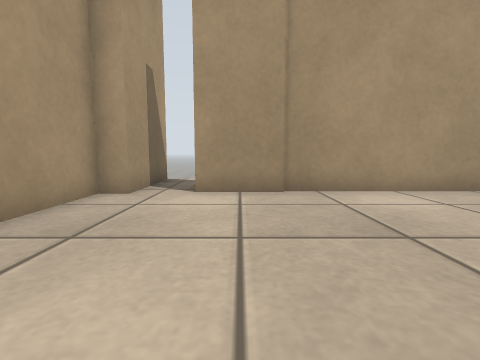
View 1 (above)

22 first-person views from a walk through a Gazebo world. The camera is 0.5 m above the floor, tilts 6° down and sees 85° across. Floor lines are 1 m apart. The floor is counted in squares, 0.5 m on a side. Each view is taken from the middle of a square. On the plan, view 1 faces up. The plan holds only what a view shows up to about 11 squares ahead; the rest is blank. The place goes on beyond the plan.

View 2
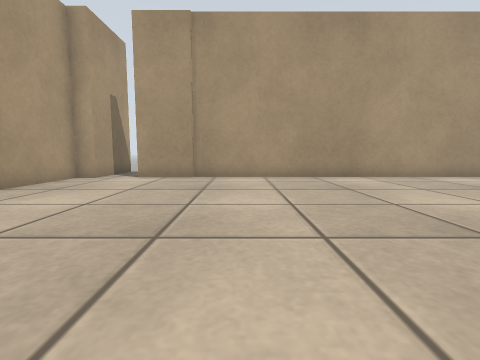

View 3
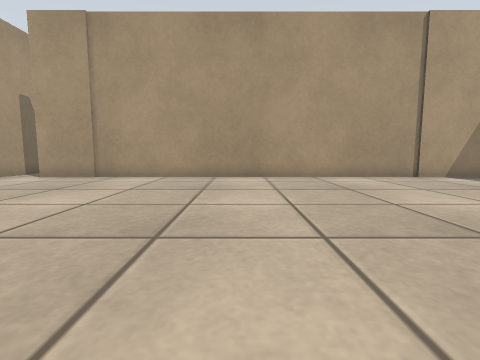

View 4
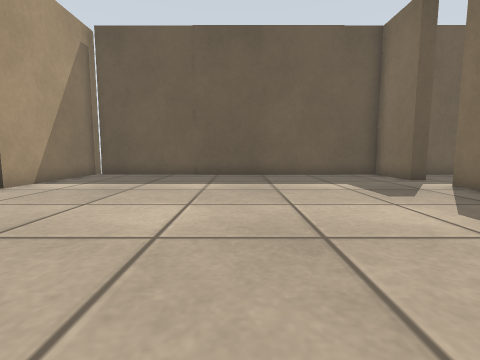

View 5
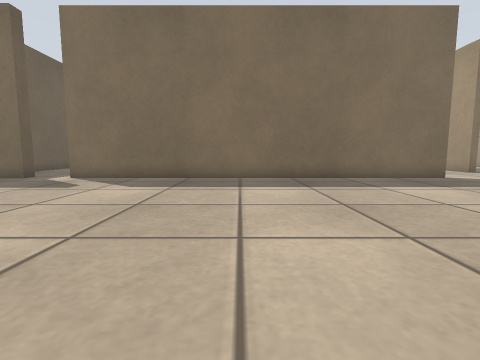

View 6
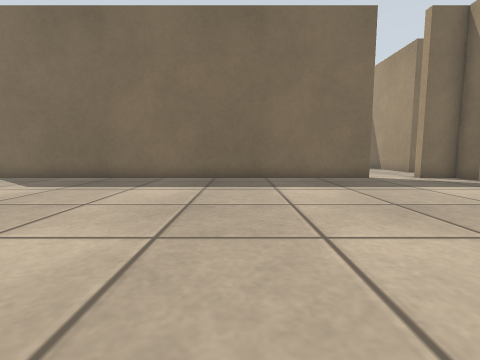

View 7
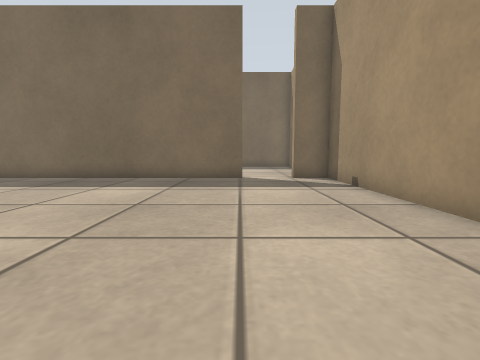

View 8
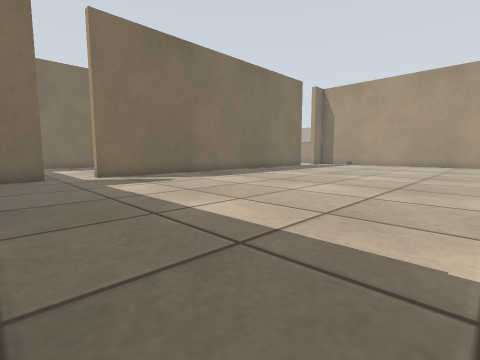

View 9
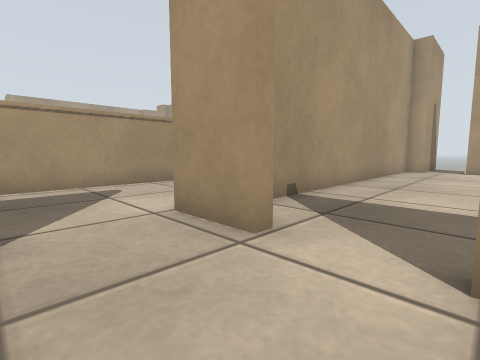

View 10
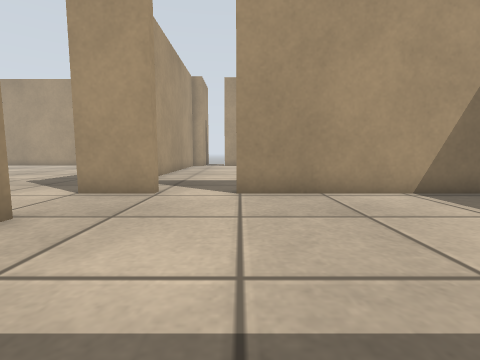

View 11
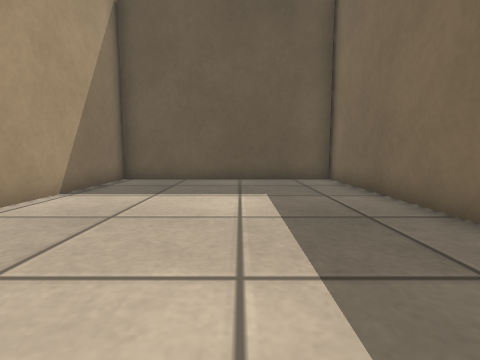

View 12
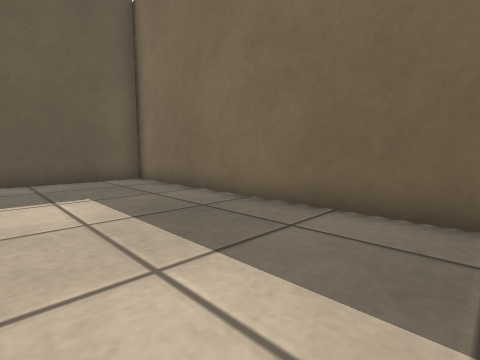

View 13
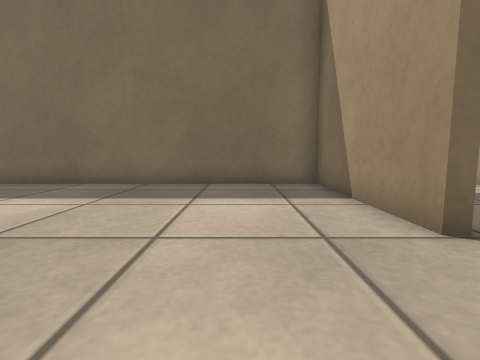

View 14
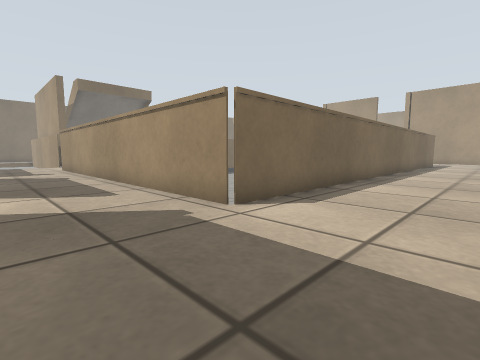

View 15
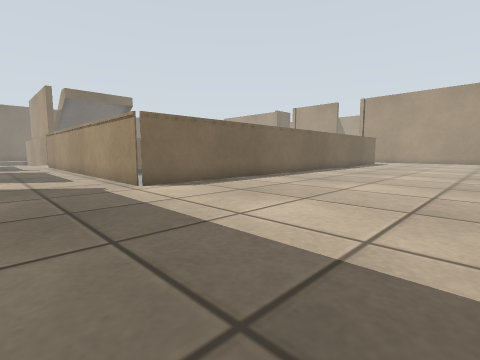

View 16
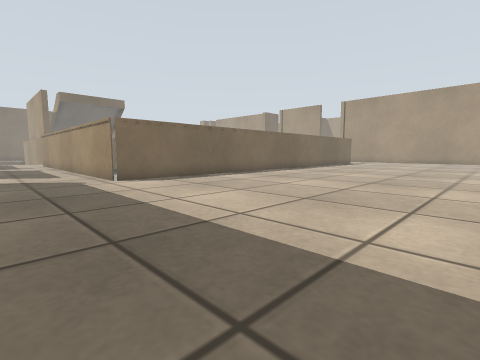

View 17
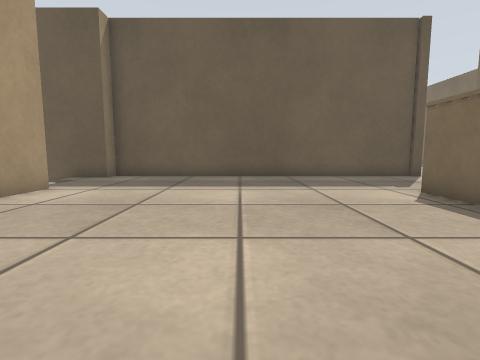

View 18
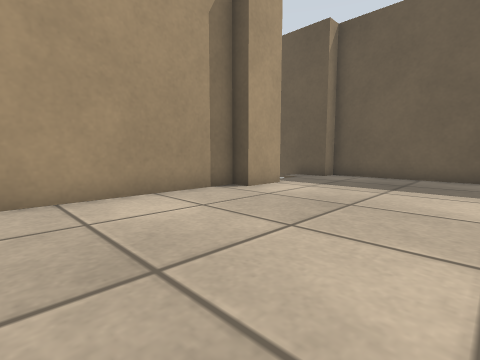

View 19
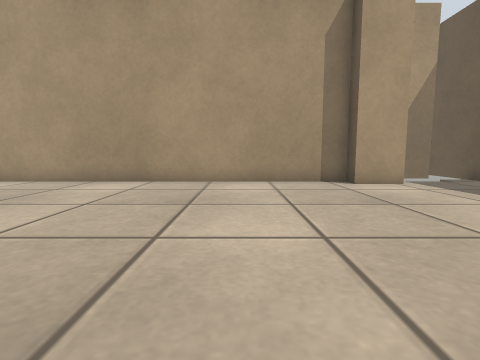

View 20
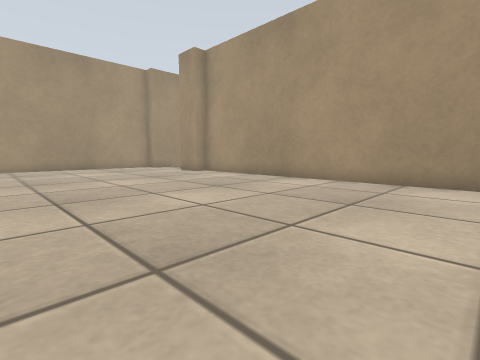

View 21
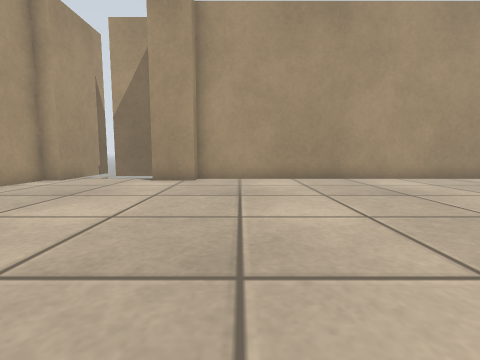

View 22
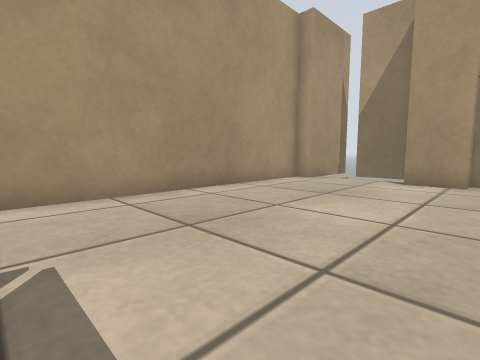

### Floor plan
Points are (right, up) in squares from view 1. A wall is a line through its corners. A room is listed if a view was taken in it or the views show most of it. See-through windows are left out.
Room 1 (views 1, 2, 3, 4, 5, 6, 7, 8, 13)
walls: (-0.1, -6.3) (14.7, -6.3); (16.4, -6.3) (18.4, -6.3); (18.4, 6.7) (-1.1, 6.7); (-3.5, 6.3) (-3.5, -6.2); (-4, -6.3) (-2.1, -6.3) (-2.1, -6.6)
ways out: opening at (-1, -6.5) to room 2; opening at (-2, 7)
Room 2 (views 9, 10, 11, 12)
walls: (-3.5, -9.1) (-3.5, -14.4) (7.8, -14.4) (7.8, -6.6) (-0.1, -6.6)
ways out: opening at (-1, -6.5) to room 1; opening at (-3.5, -8) to room 3
Room 3 (views 14, 15, 16, 17, 18, 19, 20, 21, 22)
walls: (-7.8, 6.3) (-9.3, 6.3) (-9.3, 7) (-27.6, 7) (-27.6, 6.3) (-29.1, 6.3); (-32.4, 6.3) (-33, 6.3) (-33, -2.9); (-3.8, -6.2) (-3.8, 6.3); (-4.6, 6.3) (-4.6, 9.4); (-3.9, -9.1) (-3.5, -9.1); (-2.1, -6.6) (-4, -6.6) (-4, -6.3)
low walls: (-17.2, -3.6) (-8.3, -3.6) (-8.3, -14.1)
ways out: opening at (-3.5, -8) to room 2

Where each view was taken, in squares from view 1:
view 1: 0 up, 0 right, facing up
view 2: 4 down, 3 right, facing up
view 3: 4 down, 7 right, facing up
view 4: 0 up, 7 right, facing right
view 5: 4 up, 8 right, facing down
view 6: 4 up, 5 right, facing down
view 7: 4 up, 0 right, facing down
view 8: 5 up, 18 right, facing down-left
view 9: 9 down, 0 right, facing up-left
view 10: 13 down, 0 right, facing up
view 11: 11 down, 2 left, facing right
view 12: 10 down, 2 left, facing down-right
view 13: 6 down, 1 left, facing down
view 14: 0 up, 5 left, facing down-left
view 15: 4 up, 5 left, facing down-left
view 16: 6 up, 5 left, facing down-left
view 17: 1 up, 15 left, facing right
view 18: 1 up, 15 left, facing up-right
view 19: 2 down, 13 left, facing up
view 20: 2 down, 16 left, facing up-left
view 21: 3 down, 26 left, facing up
view 22: 3 down, 27 left, facing up-left
